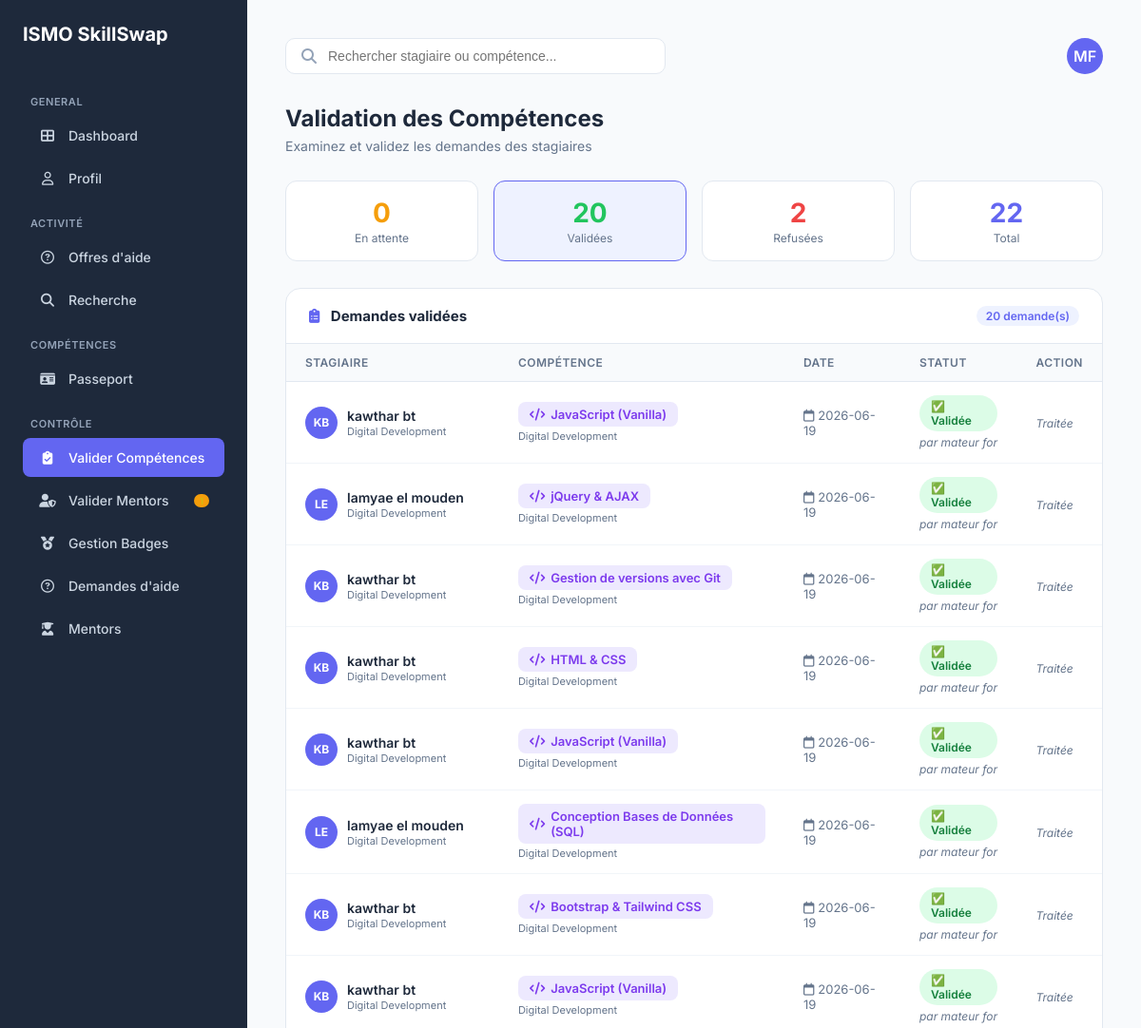
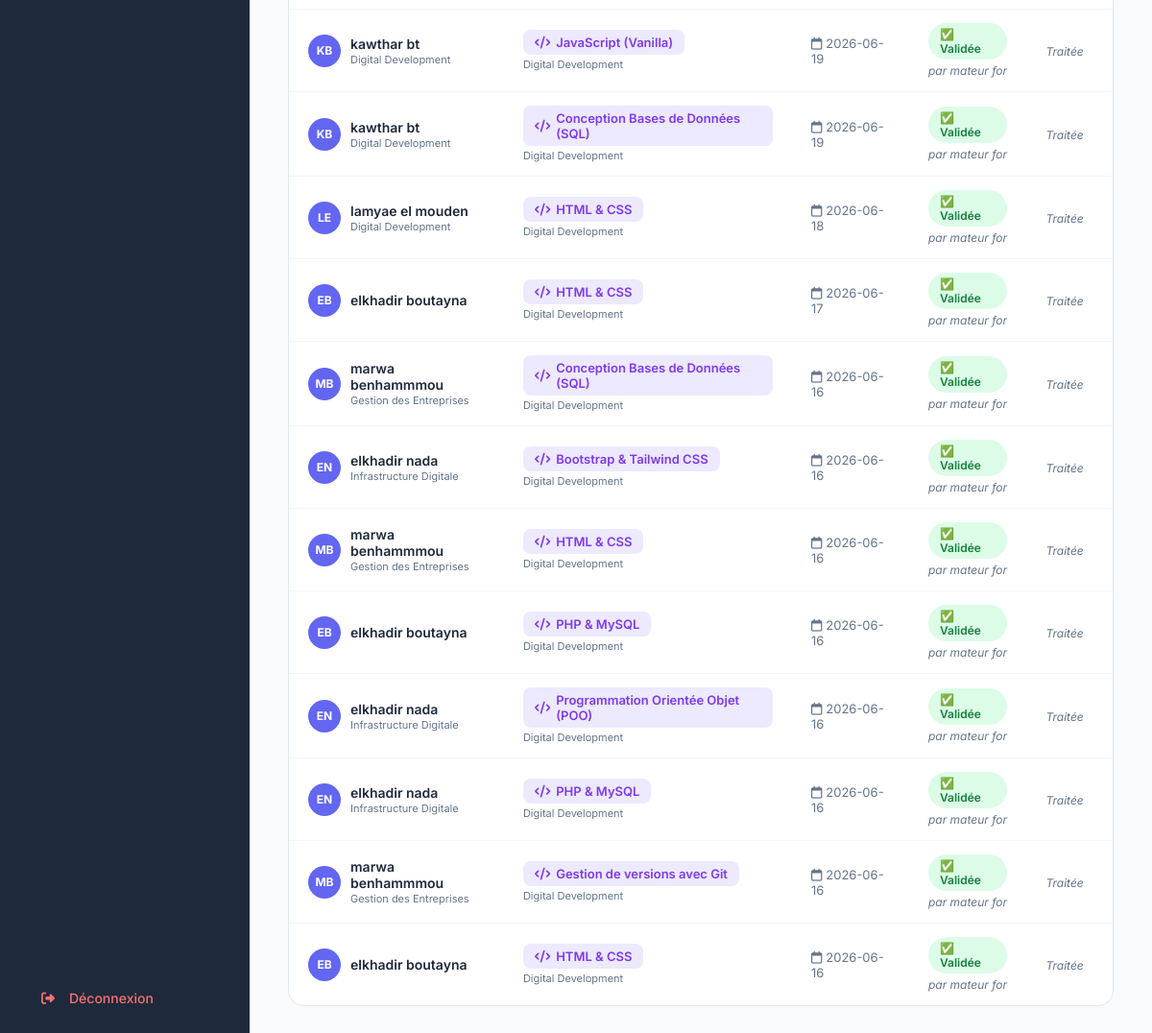
Page /validation_competence.php?filter=valide (signed in) on the committed database (2 pictures, top to bottom).
### tables this page shows
CREATE TABLE `utilisateur` (
  `id_utilisateur` int NOT NULL,
  `nom_uti` varchar(50) DEFAULT NULL,
  `prenom_uti` varchar(50) DEFAULT NULL,
  `email_uti` varchar(100) DEFAULT NULL,
  `pwd_uti` varchar(255) DEFAULT NULL,
  `role` enum('stagiaire','formateur','admin') DEFAULT NULL,
  `photo` varchar(255) DEFAULT 'default.png',
  `is_verified` tinyint(1) DEFAULT '0'
);

CREATE TABLE `validation` (
  `id_validation` int NOT NULL,
  `date_validation` date DEFAULT NULL,
  `etat_validation` enum('en_attente','valide','refuse') DEFAULT 'en_attente',
  `id_comp` int DEFAULT NULL,
  `id_stagiaire` int DEFAULT NULL,
  `id_formateur` int DEFAULT NULL,
  `commentaire_refus` text
);

CREATE TABLE `stagiaire` (
  `id_utilisateur` int NOT NULL,
  `cef` varchar(50) DEFAULT NULL,
  `filiere` varchar(50) DEFAULT NULL,
  `score_global` int DEFAULT '0',
  `disponibilite` tinyint(1) DEFAULT '1',
  `id_passeport` int DEFAULT NULL
);

CREATE TABLE `competence` (
  `id_comp` int NOT NULL,
  `nom_comp` varchar(100) DEFAULT NULL,
  `categorie` varchar(50) DEFAULT NULL
);

### validation_competence.php (the view, shortened to what this page needs)
<?php
$user_role = $_SESSION['user_role'];
require_once 'config.php';
$statMentorsPend= $pdo->query("SELECT COUNT(*) FROM demande_mentorat WHERE statut = 'en_attente' AND (message_demande IS NULL OR message_demande = '')")->fetchColumn();
$userId   = $_SESSION['user_id'];
$userRole = $_SESSION['user_role'];
$queryUser = $pdo->prepare("SELECT prenom_uti, nom_uti FROM utilisateur WHERE id_utilisateur = :id");
$queryUser->execute(['id' => $userId]);
$user     = $queryUser->fetch();
$initials = $user ? strtoupper(substr($user['prenom_uti'], 0, 1) . substr($user['nom_uti'], 0, 1)) : "FO";
$dashboard_link = $userRole === 'formateur' ? "dashboard_formateur.php" : "dashboard_admin.php";
$filter = $_GET['filter'] ?? 'en_attente';
$whereClause = $filter !== 'tous' ? "WHERE v.etat_validation = :etat" : "WHERE 1=1";
$params = $filter !== 'tous' ? ['etat' => $filter] : [];
$stmt = $pdo->prepare(
    "SELECT v.id_validation, v.etat_validation, v.date_validation,
            c.nom_comp, c.categorie,
            u.prenom_uti, u.nom_uti, u.id_utilisateur AS id_stagiaire,
            s.filiere,
            f.prenom_uti AS formateur_prenom, f.nom_uti AS formateur_nom
     FROM validation v
     JOIN competence c  ON v.id_comp       = c.id_comp
     JOIN utilisateur u ON v.id_stagiaire  = u.id_utilisateur
     JOIN stagiaire s   ON v.id_stagiaire  = s.id_utilisateur
     LEFT JOIN utilisateur f ON v.id_formateur = f.id_utilisateur
     $whereClause
     ORDER BY v.date_validation DESC"
);
$stmt->execute($params);
$demandes = $stmt->fetchAll(PDO::FETCH_ASSOC);
$stmtStats = $pdo->query("SELECT etat_validation, COUNT(*) as nb FROM validation GROUP BY etat_validation");
$stats_raw = $stmtStats->fetchAll(PDO::FETCH_ASSOC);
$stats = ['en_attente' => 0, 'valide' => 0, 'refuse' => 0];
foreach ($stats_raw as $s) { $stats[$s['etat_validation']] = $s['nb']; }
?>
<!DOCTYPE html>
<html lang="fr">
<head>
    <link rel="stylesheet" href="https://cdnjs.cloudflare.com/ajax/libs/font-awesome/6.4.0/css/all.min.css">
</head>
<body>
<aside class="sidebar">
    <h1>ISMO SkillSwap</h1>
    <p class="menu-title">GENERAL</p>
    <nav>
        <a href="<?php echo $dashboard_link; ?>" class="menu-item"><i class="fas fa-th-large"></i> <span>Dashboard</span></a>
        <a href="profil.php" class="menu-item "><i class="far fa-user"></i> <span>Profil</span></a>
        <?php if (in_array($user_role, ['stagiaire', 'formateur'])): ?>
        <p class="menu-title">ACTIVITÉ</p>
        <a href="demandes_aide.php" class="menu-item"><i class="far fa-question-circle"></i>
            <span><?php echo $user_role === 'formateur' ? "Offres d'aide" : "Demandes d'aide"; ?></span>
        </a>
        <a href="recherche.php" class="menu-item"><i class="fas fa-search"></i> <span>Recherche</span></a>
        <p class="menu-title">COMPÉTENCES</p>
        <a href="passport.php"   class="menu-item"><i class="fas fa-id-card"></i> <span>Passeport</span></a>
        <?php endif; ?>
        <?php if (in_array($user_role, ['admin', 'formateur'])): ?>
        <p class="menu-title">CONTRÔLE</p>
        <a href="validation_competence.php" class="menu-item active"><i class="fas fa-clipboard-check"></i> <span>Valider Compétences</span>
        </a>
        <a href="validation_mentors.php"    class="menu-item"><i class="fas fa-user-shield"></i>     <span>Valider Mentors </span>
            <?php if ($statMentorsPend > 0): ?><span class="notif-dot"><?php echo $statMentorsPend; ?></span><?php endif; ?>
        </a>        <a href="gestion_badges.php" class="menu-item"><i class="fas fa-medal"></i>            <span>Gestion Badges</span></a>
        <a href="demandes_aide.php"  class="menu-item"><i class="far fa-question-circle"></i>  <span>Demandes d'aide</span></a>
        <a href="mentors.php" class="menu-item"><i class="fas fa-user-graduate"></i>    <span>Mentors</span></a>
        <?php endif; ?>
    </nav>
    <div style="margin-top:auto;">
        <a href="logout.php" class="menu-item" style="color:#f87171;"><i class="fas fa-sign-out-alt"></i> <span>Déconnexion</span></a>
    </div>
</aside>
<main class="main">
    <header>
        <div class="search-box">
            <i class="fas fa-search" style="color:#94a3b8;"></i>
            <input type="text" id="searchInput" placeholder="Rechercher stagiaire ou compétence...">
        </div>
        <a href="profil.php" class="avatar-top"><?php echo $initials; ?></a>
    </header>
    <h1 class="page-title">Validation des Compétences</h1>
    <p class="page-sub">Examinez et validez les demandes des stagiaires</p>
    <div class="stats-bar">
        <a href="?filter=en_attente" class="stat-box <?php echo $filter === 'en_attente' ? 'active-filter' : ''; ?>">
            <div class="stat-num pending"><?php echo $stats['en_attente']; ?></div>
            <div class="stat-label">En attente</div>
        </a>
        <a href="?filter=valide" class="stat-box <?php echo $filter === 'valide' ? 'active-filter' : ''; ?>">
            <div class="stat-num valide"><?php echo $stats['valide']; ?></div>
            <div class="stat-label">Validées</div>
        </a>
        <a href="?filter=refuse" class="stat-box <?php echo $filter === 'refuse' ? 'active-filter' : ''; ?>">
            <div class="stat-num refuse"><?php echo $stats['refuse']; ?></div>
            <div class="stat-label">Refusées</div>
        </a>
        <a href="?filter=tous" class="stat-box <?php echo $filter === 'tous' ? 'active-filter' : ''; ?>">
            <div class="stat-num tous"><?php echo array_sum($stats); ?></div>
            <div class="stat-label">Total</div>
        </a>
    </div>
    <div class="table-card">
        <div class="table-header">
            <h3><i class="fas fa-clipboard-list" style="margin-right:8px; color:var(--primary);"></i>
                <?php
                $labels = ['en_attente' => 'Demandes en attente', 'valide' => 'Demandes validées', 'refuse' => 'Demandes refusées', 'tous' => 'Toutes les demandes'];
                echo $labels[$filter];
                ?>
            </h3>
            <span class="count-badge"><?php echo count($demandes); ?> demande(s)</span>
        </div>
        <?php if (empty($demandes)): ?>
            <div class="empty-state">
                <i class="fas fa-clipboard-check"></i>
                <p>Aucune demande <?php echo $filter !== 'tous' ? '"' . $filter . '"' : ''; ?> pour le moment.</p>
            </div>
        <?php else: ?>
        <table id="demandesTable">
            <thead>
                <tr>
                    <th>Stagiaire</th>
                    <th>Compétence</th>
                    <th>Date</th>
                    <th>Statut</th>
                    <th>Action</th>
                </tr>
            </thead>
            <tbody>
                <?php foreach ($demandes as $d):
                    $etat = $d['etat_validation'];
                    $stagInitials = strtoupper(substr($d['prenom_uti'], 0, 1) . substr($d['nom_uti'], 0, 1));
                    $etatLabels = ['en_attente' => '⏳ En attente', 'valide' => '✅ Validée', 'refuse' => '❌ Refusée'];
                ?>
                <tr class="demande-row"
                    data-name="<?php echo strtolower($d['prenom_uti'] . ' ' . $d['nom_uti']); ?>"
                    data-comp="<?php echo strtolower($d['nom_comp']); ?>">
                    <td>
                        <div class="stagiaire-info">
                            <div class="avatar-sm"><?php echo $stagInitials; ?></div>
                            <div>
                                <div class="stag-name"><?php echo htmlspecialchars($d['prenom_uti'] . ' ' . $d['nom_uti']); ?></div>
                                <div class="stag-filiere"><?php echo htmlspecialchars($d['filiere'] ?? ''); ?></div>
                            </div>
                        </div>
                    </td>
                    <td>
                        <span class="comp-badge"><i class="fas fa-code"></i><?php echo htmlspecialchars($d['nom_comp']); ?></span>
                        <div class="cat-text"><?php echo htmlspecialchars($d['categorie'] ?? ''); ?></div>
                    </td>
                    <td style="color:var(--text-muted); font-size:13px;">
                        <i class="far fa-calendar" style="margin-right:4px;"></i><?php echo $d['date_validation']; ?>
                    </td>
                    <td>
                        <span class="etat-badge etat-<?php echo $etat; ?>"><?php echo $etatLabels[$etat] ?? $etat; ?></span>
                        <?php if (!empty($d['formateur_prenom'])): ?>
                            <div class="formateur-text" style="margin-top:4px;">
                                par <?php echo htmlspecialchars($d['formateur_prenom'] . ' ' . $d['formateur_nom']); ?>
                            </div>
                        <?php endif; ?>
                    </td>
                    <td>
                        <?php if ($etat === 'en_attente'): ?>
                        <div class="actions">
                            <form method="POST" style="margin:0;">
                                <input type="hidden" name="id_validation" value="<?php echo (int)$d['id_validation']; ?>">
                                <input type="hidden" name="action"        value="valide">
                                <button type="submit" class="btn-valide" onclick="return confirm('Valider cette compétence ?')">
                                    <i class="fas fa-check"></i> Valider
                                </button>
                            </form>
                            <form method="POST" style="margin:0;">
                                <input type="hidden" name="id_validation" value="<?php echo (int)$d['id_validation']; ?>">
                                <input type="hidden" name="action"        value="refuse">
                                <button type="submit" class="btn-refuse" onclick="return confirm('Refuser cette demande ?')">
                                    <i class="fas fa-times"></i> Refuser
                                </button>
                            </form>
                        </div>
                        <?php else: ?>
                            <span style="font-size:12px; color:var(--text-muted); font-style:italic;">Traitée</span>
                        <?php endif; ?>
                    </td>
                </tr>
                <?php endforeach; ?>
            </tbody>
        </table>
        <?php endif; ?>
    </div>
</main>
</body>
</html>

### rows in the picture
utilisateur: initials "MF"
validation: utilisateur.prenom_uti+nom_uti "KB", utilisateur.prenom_uti+nom_uti "kawthar bt", id_stagiaire.filiere "Digital Development", id_comp.nom_comp "JavaScript (Vanilla)", id_comp.categorie "Digital Development", date_validation "2026-06-19", etat_validation "✅ Validée", utilisateur.prenom_uti+nom_uti "mateur for", shows "Traitée"
validation: utilisateur.prenom_uti+nom_uti "LE", utilisateur.prenom_uti+nom_uti "lamyae el mouden", id_stagiaire.filiere "Digital Development", id_comp.nom_comp "jQuery & AJAX", id_comp.categorie "Digital Development", date_validation "2026-06-19", etat_validation "✅ Validée", utilisateur.prenom_uti+nom_uti "mateur for", shows "Traitée"
validation: utilisateur.prenom_uti+nom_uti "KB", utilisateur.prenom_uti+nom_uti "kawthar bt", id_stagiaire.filiere "Digital Development", id_comp.nom_comp "Gestion de versions avec Git", id_comp.categorie "Digital Development", date_validation "2026-06-19", etat_validation "✅ Validée", utilisateur.prenom_uti+nom_uti "mateur for", shows "Traitée"
validation: utilisateur.prenom_uti+nom_uti "KB", utilisateur.prenom_uti+nom_uti "kawthar bt", id_stagiaire.filiere "Digital Development", id_comp.nom_comp "HTML & CSS", id_comp.categorie "Digital Development", date_validation "2026-06-19", etat_validation "✅ Validée", utilisateur.prenom_uti+nom_uti "mateur for", shows "Traitée"
validation: utilisateur.prenom_uti+nom_uti "KB", utilisateur.prenom_uti+nom_uti "kawthar bt", id_stagiaire.filiere "Digital Development", id_comp.nom_comp "JavaScript (Vanilla)", id_comp.categorie "Digital Development", date_validation "2026-06-19", etat_validation "✅ Validée", utilisateur.prenom_uti+nom_uti "mateur for", shows "Traitée"
validation: utilisateur.prenom_uti+nom_uti "LE", utilisateur.prenom_uti+nom_uti "lamyae el mouden", id_stagiaire.filiere "Digital Development", id_comp.nom_comp "Conception Bases de Données (SQL)", id_comp.categorie "Digital Development", date_validation "2026-06-19", etat_validation "✅ Validée", utilisateur.prenom_uti+nom_uti "mateur for", shows "Traitée"
validation: utilisateur.prenom_uti+nom_uti "KB", utilisateur.prenom_uti+nom_uti "kawthar bt", id_stagiaire.filiere "Digital Development", id_comp.nom_comp "Bootstrap & Tailwind CSS", id_comp.categorie "Digital Development", date_validation "2026-06-19", etat_validation "✅ Validée", utilisateur.prenom_uti+nom_uti "mateur for", shows "Traitée"
validation: utilisateur.prenom_uti+nom_uti "KB", utilisateur.prenom_uti+nom_uti "kawthar bt", id_stagiaire.filiere "Digital Development", id_comp.nom_comp "JavaScript (Vanilla)", id_comp.categorie "Digital Development", date_validation "2026-06-19", etat_validation "✅ Validée", utilisateur.prenom_uti+nom_uti "mateur for", shows "Traitée"
validation: utilisateur.prenom_uti+nom_uti "KB", utilisateur.prenom_uti+nom_uti "kawthar bt", id_stagiaire.filiere "Digital Development", id_comp.nom_comp "JavaScript (Vanilla)", id_comp.categorie "Digital Development", date_validation "2026-06-19", etat_validation "✅ Validée", utilisateur.prenom_uti+nom_uti "mateur for", shows "Traitée"
validation: utilisateur.prenom_uti+nom_uti "KB", utilisateur.prenom_uti+nom_uti "kawthar bt", id_stagiaire.filiere "Digital Development", id_comp.nom_comp "Conception Bases de Données (SQL)", id_comp.categorie "Digital Development", date_validation "2026-06-19", etat_validation "✅ Validée", utilisateur.prenom_uti+nom_uti "mateur for", shows "Traitée"
validation: utilisateur.prenom_uti+nom_uti "LE", utilisateur.prenom_uti+nom_uti "lamyae el mouden", id_stagiaire.filiere "Digital Development", id_comp.nom_comp "HTML & CSS", id_comp.categorie "Digital Development", date_validation "2026-06-18", etat_validation "✅ Validée", utilisateur.prenom_uti+nom_uti "mateur for", shows "Traitée"
validation: utilisateur.prenom_uti+nom_uti "EB", utilisateur.prenom_uti+nom_uti "elkhadir boutayna", id_comp.nom_comp "HTML & CSS", id_comp.categorie "Digital Development", date_validation "2026-06-17", etat_validation "✅ Validée", utilisateur.prenom_uti+nom_uti "mateur for", shows "Traitée"
validation: utilisateur.prenom_uti+nom_uti "MB", utilisateur.prenom_uti+nom_uti "marwa benhammmou", id_stagiaire.filiere "Gestion des Entreprises", id_comp.nom_comp "Conception Bases de Données (SQL)", id_comp.categorie "Digital Development", date_validation "2026-06-16", etat_validation "✅ Validée", utilisateur.prenom_uti+nom_uti "mateur for", shows "Traitée"
validation: utilisateur.prenom_uti+nom_uti "EN", utilisateur.prenom_uti+nom_uti "elkhadir nada", id_stagiaire.filiere "Infrastructure Digitale", id_comp.nom_comp "Bootstrap & Tailwind CSS", id_comp.categorie "Digital Development", date_validation "2026-06-16", etat_validation "✅ Validée", utilisateur.prenom_uti+nom_uti "mateur for", shows "Traitée"
validation: utilisateur.prenom_uti+nom_uti "MB", utilisateur.prenom_uti+nom_uti "marwa benhammmou", id_stagiaire.filiere "Gestion des Entreprises", id_comp.nom_comp "HTML & CSS", id_comp.categorie "Digital Development", date_validation "2026-06-16", etat_validation "✅ Validée", utilisateur.prenom_uti+nom_uti "mateur for", shows "Traitée"
validation: utilisateur.prenom_uti+nom_uti "EB", utilisateur.prenom_uti+nom_uti "elkhadir boutayna", id_comp.nom_comp "PHP & MySQL", id_comp.categorie "Digital Development", date_validation "2026-06-16", etat_validation "✅ Validée", utilisateur.prenom_uti+nom_uti "mateur for", shows "Traitée"
validation: utilisateur.prenom_uti+nom_uti "EN", utilisateur.prenom_uti+nom_uti "elkhadir nada", id_stagiaire.filiere "Infrastructure Digitale", id_comp.nom_comp "Programmation Orientée Objet (POO)", id_comp.categorie "Digital Development", date_validation "2026-06-16", etat_validation "✅ Validée", utilisateur.prenom_uti+nom_uti "mateur for", shows "Traitée"
validation: utilisateur.prenom_uti+nom_uti "EN", utilisateur.prenom_uti+nom_uti "elkhadir nada", id_stagiaire.filiere "Infrastructure Digitale", id_comp.nom_comp "PHP & MySQL", id_comp.categorie "Digital Development", date_validation "2026-06-16", etat_validation "✅ Validée", utilisateur.prenom_uti+nom_uti "mateur for", shows "Traitée"
validation: utilisateur.prenom_uti+nom_uti "MB", utilisateur.prenom_uti+nom_uti "marwa benhammmou", id_stagiaire.filiere "Gestion des Entreprises", id_comp.nom_comp "Gestion de versions avec Git", id_comp.categorie "Digital Development", date_validation "2026-06-16", etat_validation "✅ Validée", utilisateur.prenom_uti+nom_uti "mateur for", shows "Traitée"
validation: utilisateur.prenom_uti+nom_uti "EB", utilisateur.prenom_uti+nom_uti "elkhadir boutayna", id_comp.nom_comp "HTML & CSS", id_comp.categorie "Digital Development", date_validation "2026-06-16", etat_validation "✅ Validée", utilisateur.prenom_uti+nom_uti "mateur for", shows "Traitée"

### other values in the picture
$statMentorsPend "1"
$stats['en_attente'] "0"
$stats['valide'] "20"
$stats['refuse'] "2"
array_sum($stats) "22"
$labels[$filter] "Demandes validées"
count($demandes) "20"
